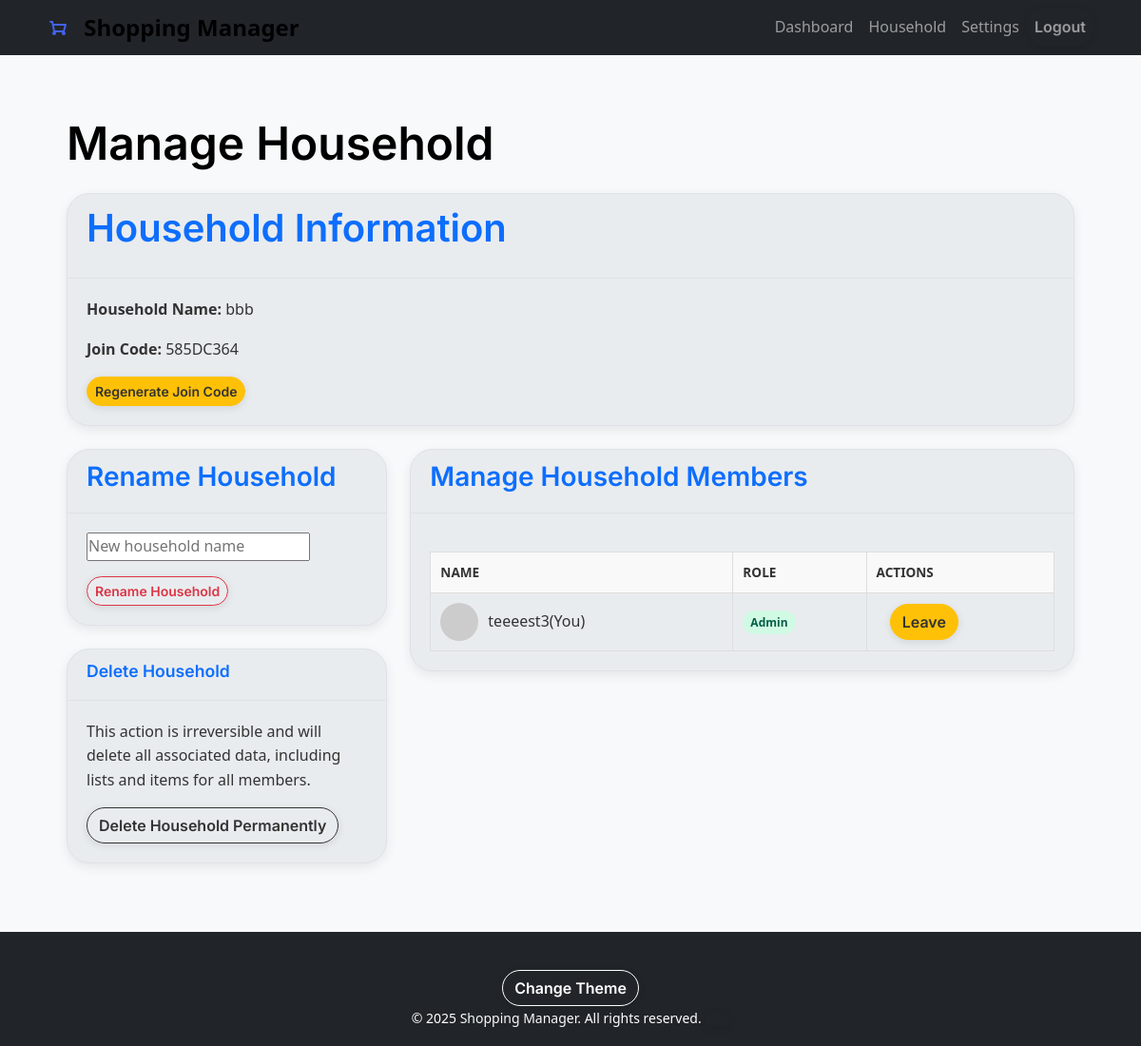
The app's page /household/manage (signed in), older data.
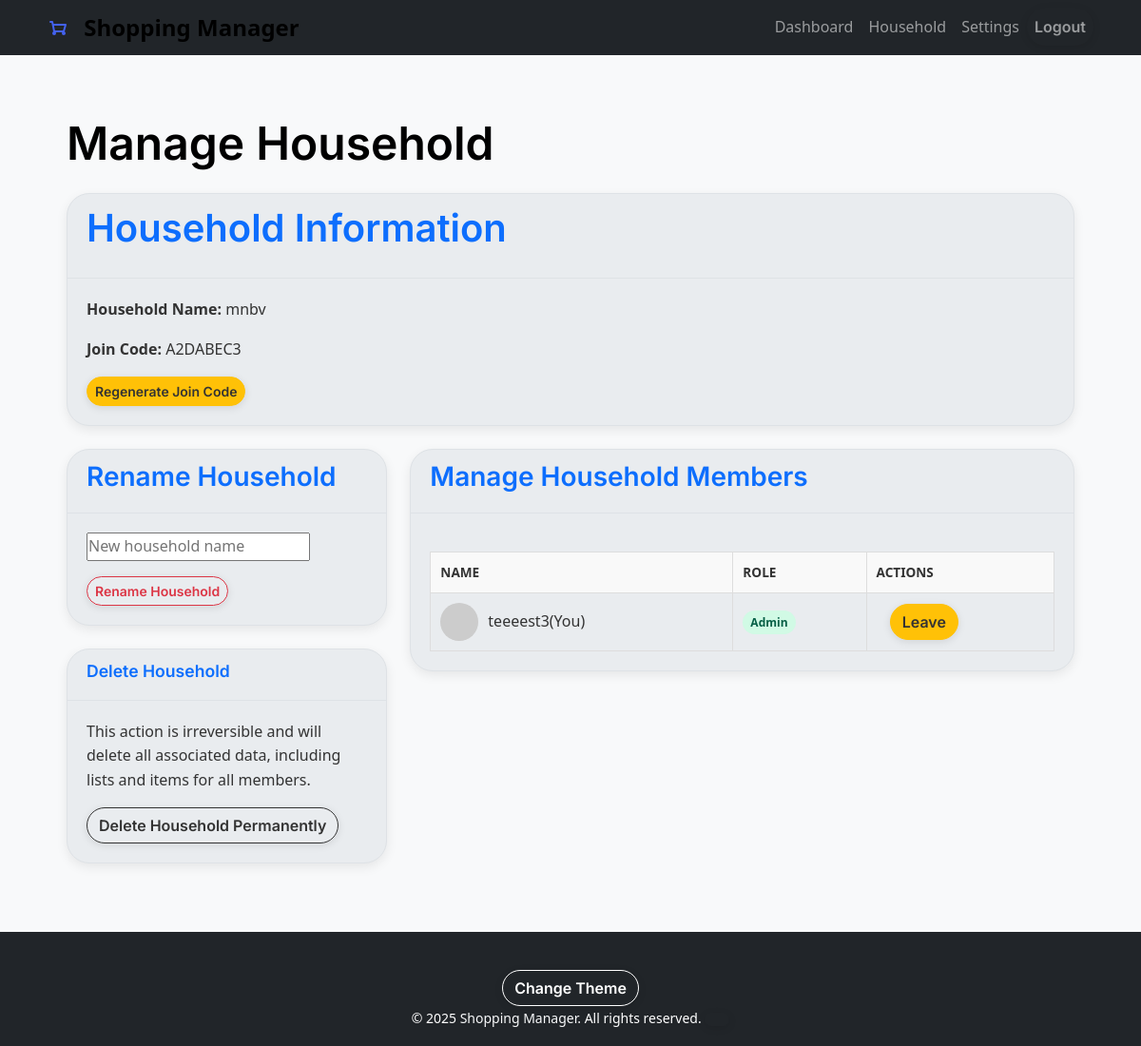
The same page, newer data.
### app/models.py (models this page shows, shortened)
class Household(db.Model):
    __tablename__ = 'households'
    id = db.Column(db.Integer, primary_key=True)
    join_code = db.Column(db.String(36), unique=True, nullable=False, default=lambda: secrets.token_hex(4).upper())
    name = db.Column(db.String(100), nullable=False)
    created_at = db.Column(db.DateTime, default=datetime.now(timezone.utc))
    admin_id = db.Column(db.Integer, db.ForeignKey('users.id'), nullable=False)
    admin = db.relationship('User', back_populates='administered_household', foreign_keys=[admin_id])
    members = db.relationship('User', back_populates='household', lazy=True, foreign_keys='User.household_id')
    shopping_lists = db.relationship('ShoppingList', backref='household', lazy=True, cascade="all, delete-orphan")

class User(db.Model, UserMixin):
    __tablename__ = 'users'
    id = db.Column(db.Integer, primary_key=True)
    username = db.Column(db.String(80), unique=True, nullable=False)
    name = db.Column(db.String(80), nullable=False)
    password = db.Column(db.String(128), nullable=False)
    role = db.Column(db.String(20), default='member')
    avatar_url = db.Column(db.String(256), nullable=True)  # Can be DiceBear URL or local path
    def get_avatar_url(self):
        if self.avatar_url:
            return url_for('static', filename=f'uploads/avatars/{self.avatar_url}')
        else:
            return f"https://api.dicebear.com/7.x/initials/svg?seed={self.username}"
    household_id = db.Column(db.Integer, db.ForeignKey('households.id'))
    household = db.relationship('Household', back_populates='members', foreign_keys=[household_id])
    administered_household = db.relationship('Household', back_populates='admin',foreign_keys='Household.admin_id', uselist=False)
    created_lists = db.relationship('ShoppingList', backref='creator', lazy=True)
    added_items = db.relationship('ListItem', backref='added_by', lazy=True)
    activities = db.relationship('ActivityLog', backref='user', lazy=True)

### app/household/routes.py (the view)
@household_bp.route('/manage')
@login_required
def manage_household():
    household = current_user.household
    if not household or not current_user.id == household.admin_id:
        flash("Access denied!", "danger")
        return redirect(url_for("main.index"))
    members =household.members
    return render_template('household/manage.html', household=household, members=members)

### templates/household/manage.html (shortened to what this page needs)
{% extends "base.html" %}
{% block content %}
<div class="container my-4">
    <div class="row">
        <div class="col-md-12">
            <h1 class="mb-4">Manage Household</h1>
            <div class="card sm-card">
                <div class="card-header">
                    <h2>Household Information</h2>
                </div>
                <div class="card-body">
                    <p><strong>Household Name:</strong> <span class="household-name">{{ household.name }}</span></p>
                    <p><strong>Join Code:</strong> <span id="householdJoinCode">{{ household.join_code }}</span></p>
                    <button id="regenerateJoinCodeBtn" class="btn btn-sm btn-warning" data-url="{{ url_for('household_bp.regenerate_code')}}">Regenerate Join Code</button>
                </div>
            </div>
        </div>
    </div>
    <div class="row">
        <div class="col-md-4">
            <div class="card sm-card">
                <div class="card-header">
                    <h3>Rename Household</h3>
                </div>
                <div class="card-body">
                    <form method="POST" action="{{ url_for('household_bp.rename') }}" class="mb-8" id="renameHouseholdForm" onsubmit="event.preventDefault(); renameHousehold();">
                        <input type="text"
                                name="household_name"
                                id="newHouseholdName"
                                class="form-input mb-3"
                                placeholder="New household name"
                                required>
                        <button type="submit"
                                id="newHouseholdNameBtn"
                                class="btn btn-sm btn-outline-danger delete-item-btn">
                                Rename Household
                        </button>
                    </form>
                </div>
            </div>
            <div class="card sm-card">
                <div class="card-header">
                    <h4 class="mb-2" style="font-size: 1.1em; font-weight: 600;">Delete Household</h4>
                </div>
                <div class="card-body">
                    <p class="text-sm text-gray-600 mb-3">This action is irreversible and will delete all associated data, including lists and items for all members.</p>
                    <form method="POST" action="{{ url_for('household_bp.delete') }}">
                        <button type="button"
                                class="btn btn-danger"
                                id="DeleteHouseholdBtn"
                                data-bs-toggle="modal"
                                data-bs-target="#confirmModal"
                                data-modal-title="Confirm Household Deletion"
                                data-modal-body="Are you absolutely sure you want to delete this household? This will remove all members and all associated data. This action cannot be undone."
                                data-modal-confirm-text="Yes, Delete Permanently"
                                data-modal-confirm-class="btn-danger"
                                data-action-url="{{ url_for('household_bp.delete') }}"
                                data-redirect-url="{{ url_for('household_bp.setup') }}">
                                Delete Household Permanently
                        </button>
                    </form>
                </div>
            </div>
        </div>
        <div class="col-md-8">
            <div class="card sm-card">
                <div class="card-header">
                    <h3>Manage Household Members</h3>
                </div>
                <div class="card-body">
                    <div class="table-container">
                        <table>
                            <thead>
                                <tr>
                                    <th>Name</th>
                                    <th>Role</th>
                                    <th>Actions</th>
                                </tr>
                            </thead>
                            <tbody>
                                {% if members %}
                                {% for member in members %}
                                <tr>
                                    <td>
                                        <div class="user-details-in-table">
                                            <img src="{{ current_user.get_avatar_url() }}" alt="{{ current_user.name }}" class="avatar-in-table">
                                            <span>{{ member.name or 'User Name' }}</span>
                                            {% if member.id == current_user.id%}
                                            <span class="text-xs text-gray-500">(You)</span>
                                            {% endif %}
                                        </div>
                                    </td>
                                    <td>
                                        <span class="role-badge {{ 'role-admin' if member.role == 'admin' else 'role-member' }}">
                                            {{ member.role | capitalize or 'Member' }}
                                        </span>
                                    </td>
                                    <td>
                                        {% if member.id == current_user.id%}
                                        <button type="button" class="btn btn-warning"
                                            data-bs-toggle="modal"
                                            data-bs-target="#confirmModal"
                                            data-modal-title="Confirm Leave Household"
                                            data-modal-body="Are you sure you want to leave this household? If you are the admin and other members exist, admin rights will be transferred."
                                            data-modal-confirm-text="Yes, Leave"
                                            data-modal-confirm-class="btn-warning"
                                            data-action-url="{{ url_for('household_bp.leave') }}"
                                            data-redirect-url="{{ url_for('household_bp.setup') }}">
                                            Leave
                                        </button>
                                        {% endif %}
                                        </td>
                                </tr>
                                {% endfor %}
                                {% else %}
                                <tr>
                                    <td colspan="4" class="text-center text-sm text-gray-500">This household has no other members.</td>
                                </tr>
                                {% endif %}
                                </tbody>
                        </table>
                    </div>
                </div>
            </div>
        </div>
    </div>
</div>
{% endblock %}

### templates/base.html (shortened to what this page needs)
<!DOCTYPE html>
<html lang="en" data-theme="light">
    <head>
        <link href="https://cdn.jsdelivr.net/npm/bootstrap@5.3.3/dist/css/bootstrap.min.css" rel="stylesheet">
        <link href="https://cdn.jsdelivr.net/npm/bootstrap-icons@1.11.3/font/bootstrap-icons.min.css" rel="stylesheet">
        <link href="{{ url_for('static', filename='css/base.css') }}" rel="stylesheet">
        <link href="{{ url_for('static', filename='css/variables.css') }}" rel="stylesheet">
        <link href="{{ url_for('static', filename='css/components.css') }}" rel="stylesheet">
        <link href="{{ url_for('static', filename='css/layout.css') }}" rel="stylesheet">
        <link href="{{ url_for('static', filename='css/animations.css') }}" rel="stylesheet">
    </head>
    <body class="bg-light">
        <nav class="navbar navbar-expand-lg navbar-dark bg-dark">
            <div class="container">
                <div class="logo">
                    <a class="nav-link" href="{{ url_for('main.index' )}}">
                        <span>Shopping Manager</span>
                    </a>
                </div>
                <div class="collapse navbar-collapse" id="navbarNav">
                    <ul class="navbar-nav ms-auto">
                        {% if current_user.is_authenticated %}
                        {% if current_user.household_id %}
                        <li class="nav-item"><a class="nav-link {% if request.endpoint == 'main.dashboard' %} active{% endif %}" href="{{ url_for('main.dashboard') }}">Dashboard</a></li>
                        <li class="nav-item">
                            <a class="nav-link {% if request.endpoint == 'household_bp.view' and request.view_args and request.view_args.get('household_id')|int == current_user.household_id %} active{% endif %}"
                            href="{{ url_for('household_bp.view', household_id=current_user.household_id) }}">Household</a>
                        </li>
                        <li class="nav-item"><a class="nav-link {% if request.endpoint == 'settings_bp.account_settings' %} active{% endif %}" href="{{ url_for('settings_bp.account_settings') }}">Settings</a></li>
                        {% endif %}
                        <li class="nav-item">
                            <form method="POST" action="{{ url_for('auth.logout')}}" class="d-inline" id="logoutForm">
                                <button type="submit" class="btn btn-link nav-link">Logout</button>
                            </form>
                        </li>
                        {% else %}
                        <li class="nav-item"><a class="nav-link" href="{{url_for('auth.auth') + '#login' }}">Login</a></li>
                        <li class="nav-item"><a class="nav-link" href="{{url_for('auth.auth') + '#register' }}">Register</a></li>
                        {% endif %}
                    </ul>
                </div>
            </div>
        </nav>
        <main class="container py-4">
            {% block content %}
            {% endblock %}
        </main>
        <footer class="bg-dark text-white text-center py-3 mt-auto">
            <div class="container">
                <div class="text-center mt-4">
                    <button id="darkModeToggle" class="btn btn-secondary" onclick="toggleTheme()">Change Theme</button>
                </div>
                <small>
                    &copy;
                    <span id="year"></span>
                    <a class="footer-text" href="{{ url_for('main.index') }}">Shopping Manager.</a>
                    All rights reserved.
                </small>
                <button  class="btn button-secondary"></button>
            </div>
        </footer>
        <div class="toast-container position-fixed top-0 end-0 p-3" style="z-index: 1100"></div>
    </body>
</html>

Row changes from the older to the newer data that the page shows:
removed Household: name "bbb", join_code "585DC364"
added Household: name "mnbv", join_code "A2DABEC3"
